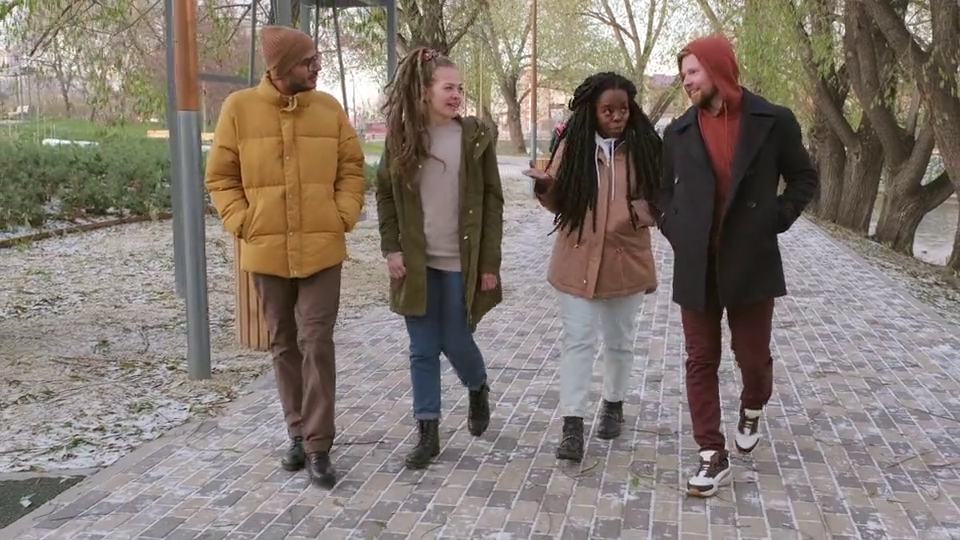
#> input picture frame 41 of Videos/videoThree.mp4, 960 x 540 px, given in place of the camera
$ python face_detect_video.py
#> lines starting #> are read from the running program, lines starting #| are printed output that depends on the picture; after the words box and inside, x2 and y2 are one past the last pixel; in counts of white or black regions, pixels touching at a corner belong together
import cv2 as cv

# Load the Haar Cascade classifier
haar_cascade = cv.CascadeClassifier("haar_face.xml")

# Open the video file
video_path = "Videos/videoFour.mp4"
# video_path = "Videos/videoFive.mp4"
# cap = cv.VideoCapture(video_path)
cap = cv.VideoCapture(2)

while cap.isOpened():
    # Read a frame from the video
    ret, frame = cap.read()
#> frame is the input picture: shape (540, 960, 3); mean B, G, R 113.3, 120.9, 131.2

    if not ret:
        break

    # Convert the frame to grayscale for face detection
    gray = cv.cvtColor(frame, cv.COLOR_BGR2GRAY)
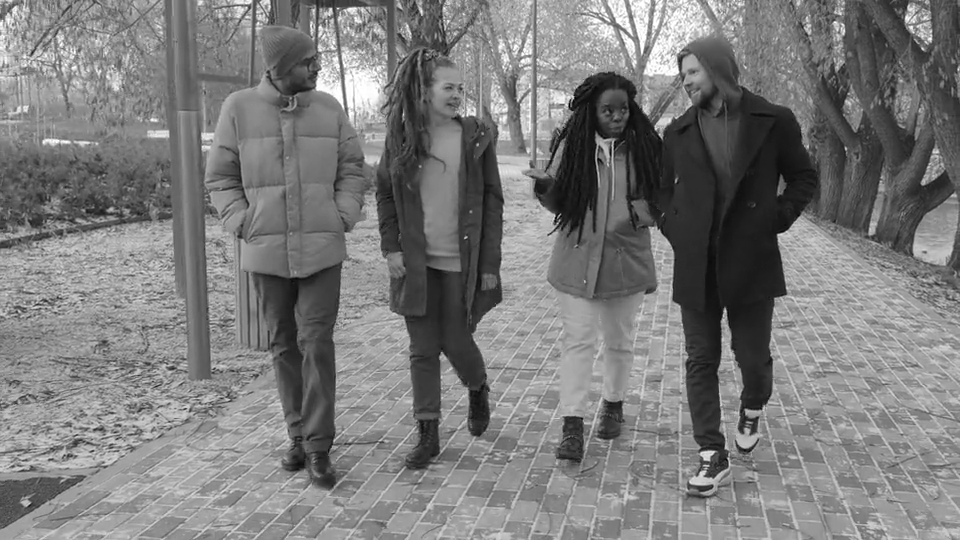
#> gray: shape (540, 960); min 1, max 255, mean 123.1

    # Detect faces in the frame
    faces_rect = haar_cascade.detectMultiScale(gray, scaleFactor=1.1, minNeighbors=11)
#> faces_rect = [[590, 89, 50, 50]]

    # Draw rectangles around the detected faces
    for x, y, w, h in faces_rect:
        cv.rectangle(frame, (x, y), (x + w, y + h), (0, 255, 0), thickness=2)
#> this loop made 1 pass
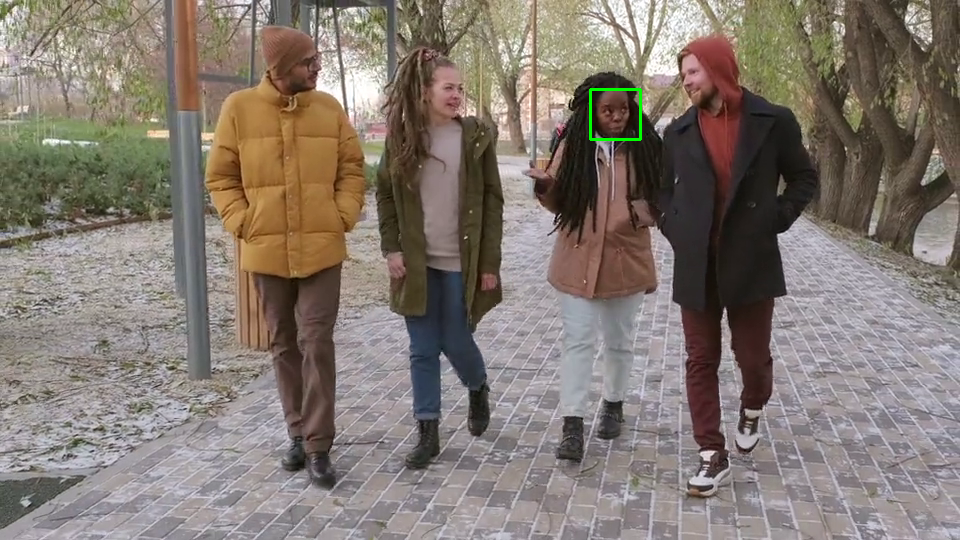
#> frame: shape (540, 960, 3); 0.11% of pixels changed, all inside (x1, y1, x2, y2) = (589, 88, 642, 141)

    # Display the frame with detected faces
    cv.imshow("Detected Faces", frame)

    # Check for the 'q' key to exit the video loop
    if cv.waitKey(1) & 0xFF == ord("q"):
#> (key q is pressed here)
        break

# Release the video capture and close the OpenCV windows
cap.release()
cv.destroyAllWindows()

$ run again, starting later in the video
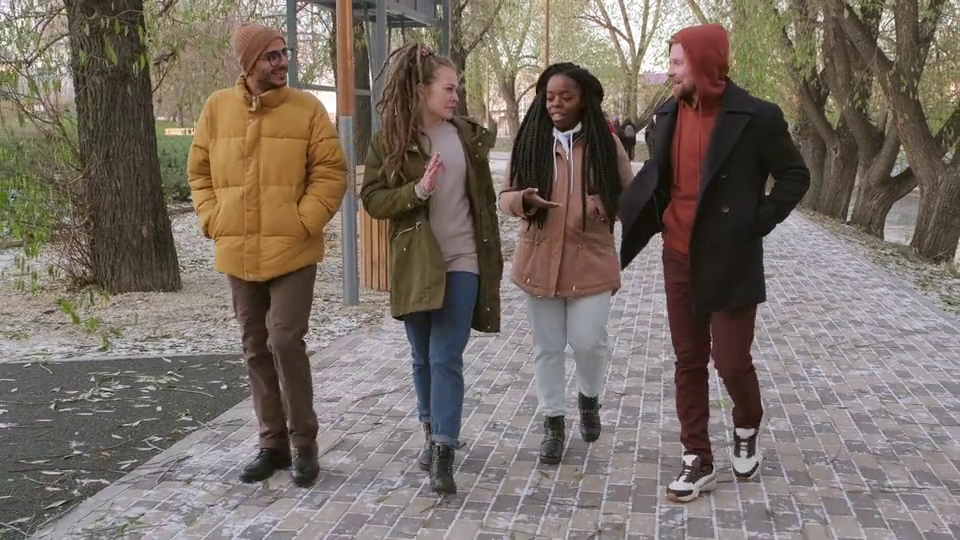
#> input picture frame 184 of Videos/videoThree.mp4, 960 x 540 px, given in place of the camera
#> frame is the input picture: shape (540, 960, 3); mean B, G, R 101.8, 110, 120.6
#> `gray = cv.cvtColor(frame, cv.COLOR_BGR2GRAY)`:
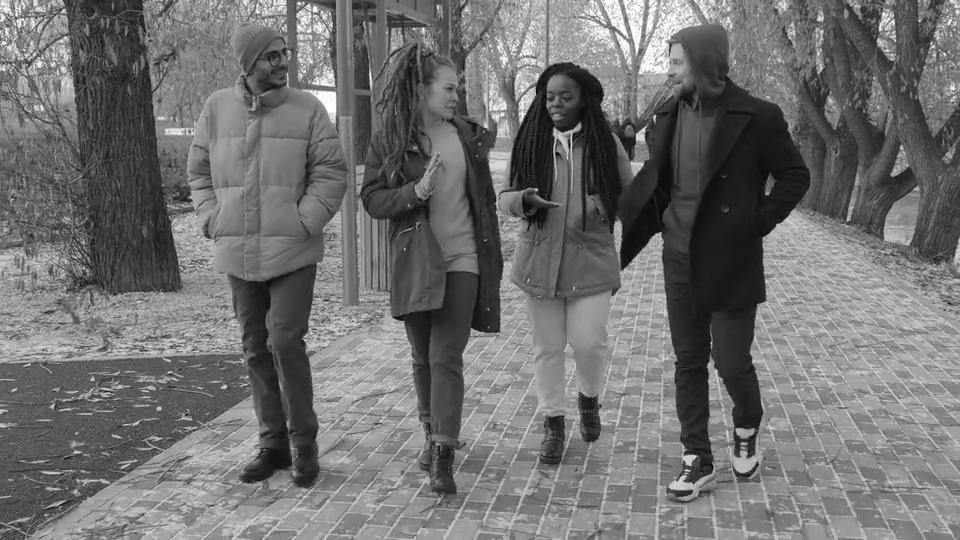
#> gray: shape (540, 960); min 2, max 255, mean 112.2
#> faces_rect = [[536, 76, 48, 48]]
#> the loop `for x, y, w, h in faces_rect:` made 1 pass
#> after the loop `for x, y, w, h in faces_rect:`:
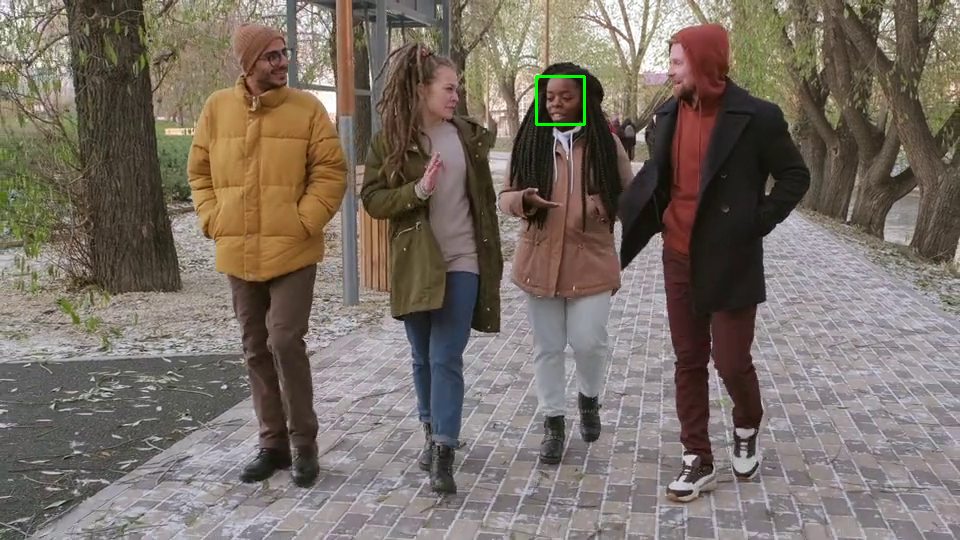
#> frame: shape (540, 960, 3); 0.11% of pixels changed, all inside (x1, y1, x2, y2) = (535, 75, 586, 126)

$ run again, starting later in the video
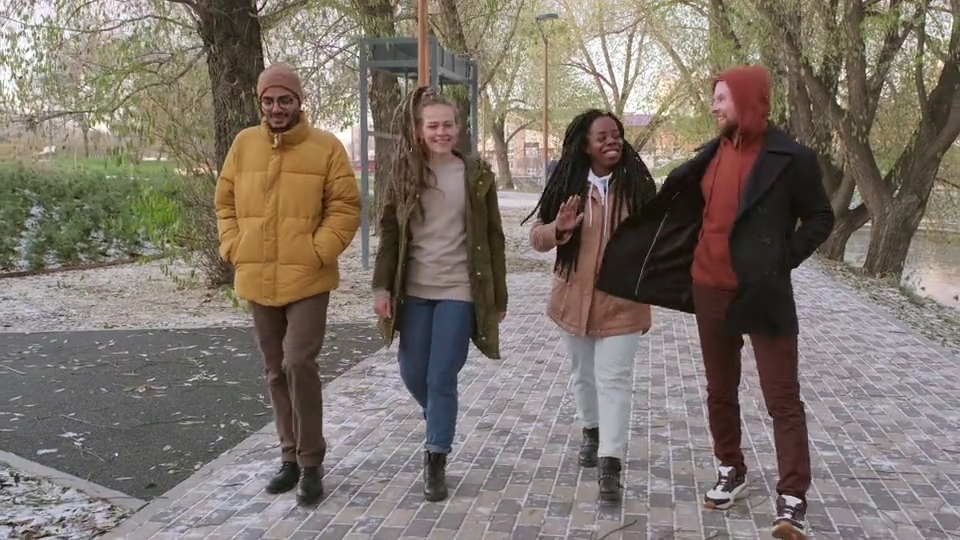
#> input picture frame 328 of Videos/videoThree.mp4, 960 x 540 px, given in place of the camera
#> frame is the input picture: shape (540, 960, 3); mean B, G, R 107.1, 115.6, 125.2
#> `gray = cv.cvtColor(frame, cv.COLOR_BGR2GRAY)`:
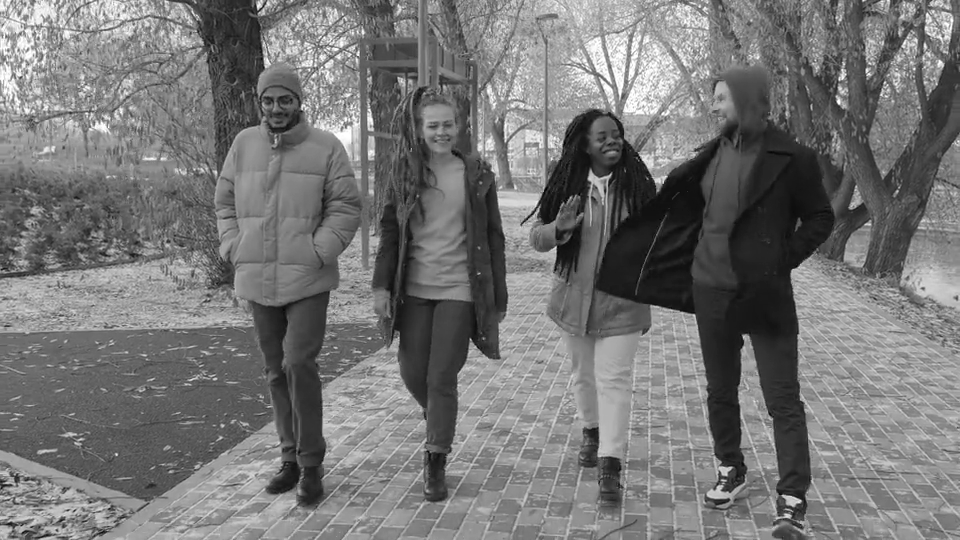
#> gray: shape (540, 960); min 0, max 255, mean 117.4
#> faces_rect = [[416, 106, 49, 49], [250, 80, 54, 54], [452, 75, 125, 125]]
#> the loop `for x, y, w, h in faces_rect:` made 3 passes
#> after the loop `for x, y, w, h in faces_rect:`:
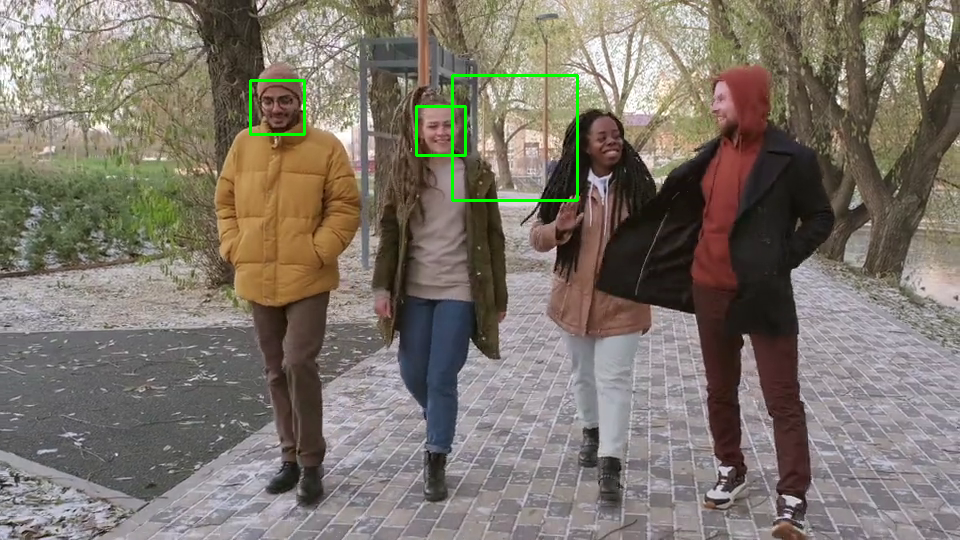
#> frame: shape (540, 960, 3); 0.52% of pixels changed, all inside (x1, y1, x2, y2) = (249, 74, 579, 202)
